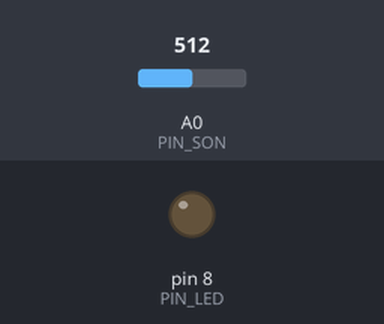
The sketch below on a simulated Arduino Uno, built with avr-gcc and run on an emulated ATmega328P. On the bench: output pins drawn as LEDs (lit = HIGH). The test bench sets the inputs (shaded band); at power-on: A0 (PIN_SON) = 512.

Above: at 1.2 s.
1.3 s: A0 (PIN_SON) set to 645
2.8 s: A0 (PIN_SON) set to 679
4.3 s: A0 (PIN_SON) set to 538
5.8 s: A0 (PIN_SON) set to 520
7.3 s: A0 (PIN_SON) set to 716
At 7.6 s:
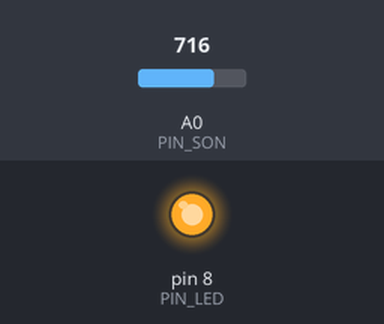
8.8 s: A0 (PIN_SON) set to 850
10.3 s: A0 (PIN_SON) set to 878
Timing chart, 0 to 12.8 s (numbered marks = the images above; inputs shaded):
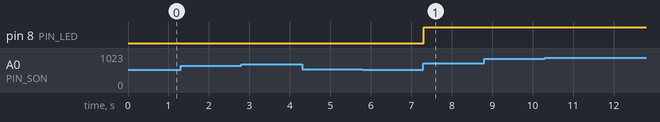

The sketch:

son_interrupteur.ino
```cpp
const byte PIN_SON = A0;
const byte PIN_LED = 8;
const unsigned int FENETRE = 50;
const int SEUIL = 150;
const unsigned int PAUSE = 400;
bool allumee = false;
unsigned long dernierClap = 0;
int mesureAmplitude() {
  unsigned long debut = millis();
  int mini = 1023;
  int maxi = 0;
  while (millis() - debut < FENETRE) {
    int valeur = analogRead(PIN_SON);
    mini = min(mini, valeur);
    maxi = max(maxi, valeur);
  }
  return maxi - mini;
}

void setup() {
  pinMode(PIN_LED, OUTPUT);
}

void loop() {
  if (mesureAmplitude() > SEUIL && millis() - dernierClap > PAUSE) {
    dernierClap = millis();
    allumee = !allumee;
    digitalWrite(PIN_LED, allumee);
  }
}
```

Measured:
- after the input at 1.3 s, every drawn part: stays the same
- after the input at 2.8 s, every drawn part: stays the same
- after the input at 4.3 s, every drawn part: stays the same
- after the input at 5.8 s, every drawn part: stays the same
- after the input at 7.3 s, pin 8 (PIN_LED): LOW → HIGH at once
- after the input at 8.8 s, every drawn part: stays the same
- after the input at 10.3 s, every drawn part: stays the same
